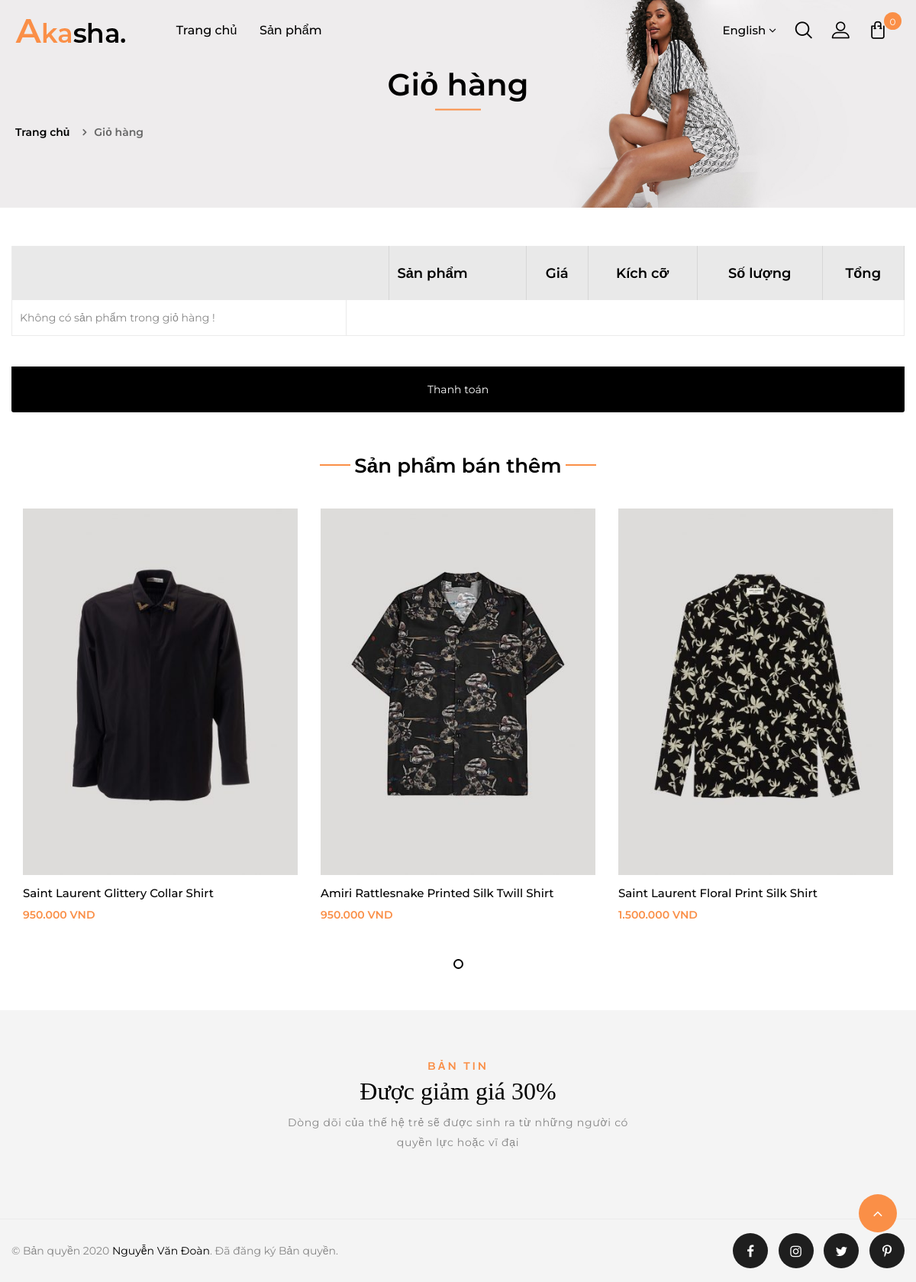
The page /index.php?url=gio_hang on the database its author committed.
### tables this page shows
CREATE TABLE `san_pham` (
  `id` int(11) NOT NULL,
  `anh` varchar(255) NOT NULL,
  `ten` varchar(100) NOT NULL,
  `mo_ta` text NOT NULL,
  `id_the_loai` int(11) NOT NULL,
  `id_thuong_hieu` int(11) NOT NULL,
  `trang_thai` int(11) NOT NULL DEFAULT 1
);

CREATE TABLE `sanpham_kichco` (
  `id` int(11) NOT NULL,
  `id_sp` int(11) NOT NULL,
  `id_kc` int(11) NOT NULL,
  `so_luong` int(11) NOT NULL,
  `gia` int(11) NOT NULL,
  `trang_thai` int(11) NOT NULL DEFAULT 1
);

### index.php (called while the page is built, shortened)
<?php
$url = isset($_GET['url']) ? $_GET['url'] : "";
require_once "model/pdo.php";
require_once "model/san_pham/san_pham.php";
switch ($url) {
    case "gio_hang":
        $ds_san_pham_ban_them = san_pham_ban_them_gio_hang();
        $VIEW = "client/product/gio_hang.php";
        break;
}
require_once "client/layout/header.php";
require_once $VIEW;
require_once "client/layout/footer.php";

### model/pdo.php (called while the page is built, shortened)
<?php
function pdo_get_connection()
{
    $dburl = "mysql:host=localhost;dbname=banquanao;charset=utf8";
    $username = 'root';
    $password = '';
    $conn = new PDO($dburl, $username, $password);
    $conn->setAttribute(PDO::ATTR_ERRMODE, PDO::ERRMODE_EXCEPTION);
    return $conn;
}
function pdo_query($sql)
{
    $sql_args = array_slice(func_get_args(), 1);
    try {
        $conn = pdo_get_connection();
        $stmt = $conn->prepare($sql);
        $stmt->execute($sql_args);
        $rows = $stmt->fetchAll();
        return $rows;
    } catch (PDOException $e) {
        throw $e;
    } finally {
        unset($conn);
    }
}

### model/san_pham/san_pham.php (called while the page is built, shortened)
<?php
function san_pham_ban_them_gio_hang()
{
    $sql = "select distinct san_pham.*, sanpham_kichco.id as id_sp_kc, sanpham_kichco.gia, the_loai.id as id_tl, the_loai.ten_loai as ten_loai, the_loai.trang_thai as trang_thai_tl, thuong_hieu.id as id_th, thuong_hieu.ten_thuong_hieu as ten_thuong_hieu, thuong_hieu.trang_thai as trang_thai_th
    from san_pham
    join the_loai on the_loai.id = san_pham.id_the_loai
    join thuong_hieu on thuong_hieu.id = san_pham.id_thuong_hieu
    join sanpham_kichco on sanpham_kichco.id_sp = san_pham.id
    where san_pham.trang_thai = 1 and the_loai.trang_thai = 1 and thuong_hieu.trang_thai = 1
    group by san_pham.id
    order by rand()
    limit 0,3";
    $sp_bc = pdo_query($sql);
    return $sp_bc;
}

### client/product/gio_hang.php (the view, shortened to what this page needs)
<div class="banner-wrapper has_background">
    <img src="client/layout/assets/images/banner-for-all2.jpg" class="img-responsive attachment-1920x447 size-1920x447"
        alt="img">
    <div class="banner-wrapper-inner">
        <h1 class="page-title">Giỏ hàng</h1>
        <div role="navigation" aria-label="Breadcrumbs" class="breadcrumb-trail breadcrumbs">
            <ul class="trail-items breadcrumb">
                <li class="trail-item trail-begin"><a href="index.html"><span>Trang chủ</span></a></li>
                <li class="trail-item trail-end active"><span>Giỏ hàng</span>
                </li>
            </ul>
        </div>
    </div>
</div>
<main class="site-main main-container no-sidebar">
    <div class="container">
        <div class="row">
            <div class="main-content col-md-12">
                <div class="page-main-content">
                    <div class="akasha">
                        <form action="index.php?url=thanh_toan" class="akasha-cart-form" method="post">
                            <table class="shop_table shop_table_responsive cart akasha-cart-form__contents"
                                cellspacing="0">
                                <thead>
                                    <tr>
                                        <th class="product-remove">&nbsp;</th>
                                        <th class="product-thumbnail">&nbsp;</th>
                                        <th class="product-name">Sản phẩm</th>
                                        <th class="product-price">Giá</th>
                                        <th class="product-price">Kích cỡ</th>
                                        <th class="product-quantity">Số lượng</th>
                                        <th class="product-subtotal">Tổng</th>
                                    </tr>
                                </thead>
                                <tbody id="order-cart">
                                    <?php if (isset($_SESSION["tai_khoan"])) {
                                        $tong_gia_gio_hang = 0;
                                        $tong_sl_sp = 0;
                                    ?>
                                    <?php foreach ($ds_san_pham_gio_hang as $sp_gh) :
                                            $fm_gia = number_format($sp_gh["gia"], 0, ',', '.');
                                            $tong_gia = $sp_gh["gia"] * $sp_gh["so_luong"];
                                            $fm_tong_gia = number_format($tong_gia, 0, ',', '.');
                                            $tong_gia_gio_hang += $tong_gia;
                                            $tong_sl_sp += $sp_gh['so_luong'];
                                        ?>
                                    <input type="hidden" name="tong_gia_gio_hang" value="<?= $tong_gia_gio_hang ?>">
                                    <input type="hidden" name="tong_sl_sp" value="<?= $tong_sl_sp ?>">
                                    <input type="hidden" name="id_sp_kc[]" value="<?= $sp_gh['id_sp_kc'] ?>">
                                    <tr class="akasha-cart-form__cart-item cart_item">
                                        <td class="product-remove">
                                            <a href="#" class="remove" aria-label="Remove this item"
                                                data-product_id="27" data-product_sku="885B712">×</a>
                                        </td>
                                        <td class="product-thumbnail">
                                            <a href="#"><img src="assets/upload/<?= $sp_gh["anh"] ?>"
                                                    class="attachment-akasha_thumbnail size-akasha_thumbnail" alt="img"
                                                    width="600" height="778"></a>
                                        </td>
                                        <td class="product-name" data-title="Product">
                                            <a href="#"><?= $sp_gh["ten"] ?></a>
                                        </td>
                                        <td class="product-price" data-title="Price">
                                            <span class="akasha-Price-amount amount"><span
                                                    class="akasha-Price-currencySymbol"><?= $fm_gia ?></span>
                                                VND</span>
                                        </td>
                                        <td class="product-name" data-title="Product">
                                            <a href="#"><?= $sp_gh["kich_co"] ?></a>
                                        </td>
                                        <td class="product-quantity" data-title="Quantity">
                                            <input id="soluong_<?= $sp_gh["id"] ?>" type="number" min="1"
                                                max="<?= $sp_gh["sl_sp"] ?>" step="1" value="<?= $sp_gh["so_luong"] ?>"
                                                oninput="updateSoLuong(<?= $sp_gh['id'] ?>,<?= $sp_gh['sl_sp'] ?>)" />
                                        </td>
                                        <td class="product-subtotal" data-title="Total">
                                            <span class="akasha-Price-amount amount"><span
                                                    class="akasha-Price-currencySymbol"><?= $fm_tong_gia ?></span>
                                                VND</span>
                                        </td>
                                    </tr>
                                    <?php endforeach; ?>
                                    <?php } else { ?>
                                    <tr>
                                        <td>
                                            <span>Không có sản phẩm trong giỏ hàng !</span>
                                        </td>
                                    </tr>
                                    <?php } ?>
                                </tbody>
                            </table>
                            <div class="cart-collaterals">
                                <div class="cart_totals ">
                                    <div class="akasha-proceed-to-checkout">
                                        <a href="#" class="checkout-button button alt akasha-forward">
                                            <button style="width: 100%; background: transparent; cursor: pointer;"
                                                type="submit">Thanh toán</button>
                                        </a>
                                    </div>
                                </div>
                            </div>
                        </form>
                        <div class="col-md-12 col-sm-12 dreaming_crosssell-product">
                            <div class="block-title">
                                <h2 class="product-grid-title">
                                    <span>Sản phẩm bán thêm</span>
                                </h2>
                            </div>
                            <div class="owl-slick owl-products equal-container better-height"
                                data-slick="{&quot;arrows&quot;:false,&quot;slidesMargin&quot;:30,&quot;dots&quot;:true,&quot;infinite&quot;:false,&quot;slidesToShow&quot;:4}"
                                data-responsive="[{&quot;breakpoint&quot;:480,&quot;settings&quot;:{&quot;slidesToShow&quot;:2,&quot;slidesMargin&quot;:&quot;10&quot;}},{&quot;breakpoint&quot;:768,&quot;settings&quot;:{&quot;slidesToShow&quot;:2,&quot;slidesMargin&quot;:&quot;10&quot;}},{&quot;breakpoint&quot;:992,&quot;settings&quot;:{&quot;slidesToShow&quot;:3,&quot;slidesMargin&quot;:&quot;20&quot;}},{&quot;breakpoint&quot;:1200,&quot;settings&quot;:{&quot;slidesToShow&quot;:3,&quot;slidesMargin&quot;:&quot;20&quot;}},{&quot;breakpoint&quot;:1500,&quot;settings&quot;:{&quot;slidesToShow&quot;:3,&quot;slidesMargin&quot;:&quot;30&quot;}}]">
                                <?php foreach ($ds_san_pham_ban_them as $sp_bt) :
                                    $fm_gia_sp_bt = number_format($sp_bt["gia"], 0, ',', '.');
                                ?>
                                <div class="product-item style-01 post-278 page type-page status-publish hentry">
                                    <div class="product-inner tooltip-left">
                                        <div class="product-thumb">
                                            <a class="thumb-link" href="#" tabindex="0">
                                                <img class="img-responsive" src="assets/upload/<?= $sp_bt["anh"] ?>"
                                                    alt="Print In White" width="600" height="778">
                                            </a>
                                        </div>
                                        <div class="product-info equal-elem">
                                            <h3 class="product-name product_title">
                                                <a href="index.php?url=ct_san_pham&id_sp_kc=<?= $sp_bt["id_sp_kc"] ?>&id_th=<?= $sp_bt["id_th"] ?>&id_tl=<?= $sp_bt["id_tl"] ?>&id_sp=<?= $sp_bt["id"] ?>"
                                                    tabindex="0"><?= $sp_bt["ten"] ?></a>
                                            </h3>
                                            <span class="price">
                                                <ins><span class="akasha-Price-amount amount"><span
                                                            class="akasha-Price-currencySymbol"><?= $fm_gia_sp_bt ?></span>
                                                        VND</span></ins>
                                        </div>
                                    </div>
                                </div>
                                <?php endforeach; ?>
                            </div>
                        </div>
                    </div>
                </div>
            </div>
        </div>
    </div>
</main>

### rows shown on the page
san_pham: anh (picture), ten "Saint Laurent Glittery Collar Shirt", sanpham_kichco.gia "950.000"
san_pham: anh (picture), ten "Amiri Rattlesnake Printed Silk Twill Shirt", sanpham_kichco.gia "950.000"
san_pham: anh (picture), ten "Saint Laurent Floral Print Silk Shirt", sanpham_kichco.gia "1.500.000"

### other values the page prints
$so_luong_san_pham_gio_hang["so_luong"] "0"
